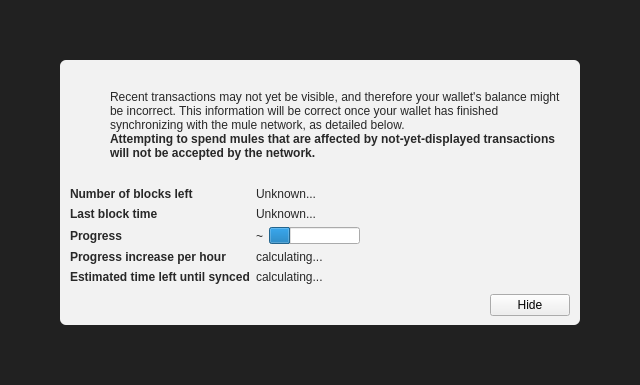
<?xml version="1.0" encoding="UTF-8"?>
<ui version="4.0">
 <class>ModalOverlay</class>
 <widget class="ModalOverlay" name="ModalOverlay">
  <property name="geometry">
   <rect>
    <x>0</x>
    <y>0</y>
    <width>640</width>
    <height>385</height>
   </rect>
  </property>
  <property name="windowTitle">
   <string>Form</string>
  </property>
  <layout class="QVBoxLayout" name="verticalLayout" stretch="0">
   <property name="sizeConstraint">
    <enum>QLayout::SetDefaultConstraint</enum>
   </property>
   <property name="leftMargin">
    <number>0</number>
   </property>
   <property name="topMargin">
    <number>0</number>
   </property>
   <property name="rightMargin">
    <number>0</number>
   </property>
   <property name="bottomMargin">
    <number>0</number>
   </property>
   <item>
    <widget class="QWidget" name="bgWidget" native="true">
     <property name="styleSheet">
      <string notr="true">#bgWidget { background: rgba(0,0,0,220); }</string>
     </property>
     <layout class="QVBoxLayout" name="verticalLayoutMain" stretch="1">
      <property name="leftMargin">
       <number>60</number>
      </property>
      <property name="topMargin">
       <number>60</number>
      </property>
      <property name="rightMargin">
       <number>60</number>
      </property>
      <property name="bottomMargin">
       <number>60</number>
      </property>
      <item>
       <widget class="QWidget" name="contentWidget" native="true">
        <property name="styleSheet">
         <string notr="true">#contentWidget { background: rgba(255,255,255,240); border-radius: 6px; }

QLabel { color: rgb(40,40,40);  }</string>
        </property>
        <layout class="QVBoxLayout" name="verticalLayoutSub" stretch="1,0,0,0">
         <property name="spacing">
          <number>0</number>
         </property>
         <property name="leftMargin">
          <number>10</number>
         </property>
         <property name="topMargin">
          <number>10</number>
         </property>
         <property name="rightMargin">
          <number>10</number>
         </property>
         <property name="bottomMargin">
          <number>10</number>
         </property>
         <item>
          <layout class="QHBoxLayout" name="horizontalLayoutIconText" stretch="0,1">
           <property name="topMargin">
            <number>20</number>
           </property>
           <item>
            <layout class="QVBoxLayout" name="verticalLayoutIcon">
             <property name="leftMargin">
              <number>0</number>
             </property>
             <item>
              <widget class="QPushButton" name="warningIcon">
               <property name="enabled">
                <bool>false</bool>
               </property>
               <property name="text">
                <string/>
               </property>
               <property name="icon">
                <iconset>
                 <normaloff>:/icons/warning</normaloff>
                 <disabledoff>:/icons/warning</disabledoff>:/icons/warning</iconset>
               </property>
               <property name="iconSize">
                <size>
                 <width>48</width>
                 <height>48</height>
                </size>
               </property>
               <property name="flat">
                <bool>true</bool>
               </property>
              </widget>
             </item>
             <item>
              <spacer name="verticalSpacerWarningIcon">
               <property name="orientation">
                <enum>Qt::Vertical</enum>
               </property>
               <property name="sizeHint" stdset="0">
                <size>
                 <width>20</width>
                 <height>40</height>
                </size>
               </property>
              </spacer>
             </item>
            </layout>
           </item>
           <item>
            <layout class="QVBoxLayout" name="verticalLayoutInfoText">
             <property name="leftMargin">
              <number>0</number>
             </property>
             <property name="topMargin">
              <number>0</number>
             </property>
             <item>
              <widget class="QLabel" name="infoText">
               <property name="text">
                <string>Recent transactions may not yet be visible, and therefore your wallet's balance might be incorrect. This information will be correct once your wallet has finished synchronizing with the mule network, as detailed below.</string>
               </property>
               <property name="textFormat">
                <enum>Qt::RichText</enum>
               </property>
               <property name="wordWrap">
                <bool>true</bool>
               </property>
              </widget>
             </item>
             <item>
              <widget class="QLabel" name="infoTextStrong">
               <property name="font">
                <font>
                 <weight>75</weight>
                 <bold>true</bold>
                </font>
               </property>
               <property name="text">
                <string>Attempting to spend mules that are affected by not-yet-displayed transactions will not be accepted by the network.</string>
               </property>
               <property name="textFormat">
                <enum>Qt::RichText</enum>
               </property>
               <property name="wordWrap">
                <bool>true</bool>
               </property>
              </widget>
             </item>
             <item>
              <spacer name="verticalSpacerInTextSpace">
               <property name="orientation">
                <enum>Qt::Vertical</enum>
               </property>
               <property name="sizeHint" stdset="0">
                <size>
                 <width>20</width>
                 <height>40</height>
                </size>
               </property>
              </spacer>
             </item>
            </layout>
           </item>
          </layout>
         </item>
         <item>
          <spacer name="verticalSpacerAfterText">
           <property name="orientation">
            <enum>Qt::Vertical</enum>
           </property>
           <property name="sizeHint" stdset="0">
            <size>
             <width>20</width>
             <height>40</height>
            </size>
           </property>
          </spacer>
         </item>
         <item>
          <layout class="QFormLayout" name="formLayout">
           <property name="fieldGrowthPolicy">
            <enum>QFormLayout::FieldsStayAtSizeHint</enum>
           </property>
           <property name="horizontalSpacing">
            <number>6</number>
           </property>
           <property name="verticalSpacing">
            <number>6</number>
           </property>
           <property name="topMargin">
            <number>10</number>
           </property>
           <item row="0" column="0">
            <widget class="QLabel" name="labelNumberOfBlocksLeft">
             <property name="font">
              <font>
               <weight>75</weight>
               <bold>true</bold>
              </font>
             </property>
             <property name="text">
              <string>Number of blocks left</string>
             </property>
            </widget>
           </item>
           <item row="0" column="1">
            <widget class="QLabel" name="numberOfBlocksLeft">
             <property name="text">
              <string>Unknown...</string>
             </property>
            </widget>
           </item>
           <item row="1" column="0">
            <widget class="QLabel" name="labelLastBlockTime">
             <property name="font">
              <font>
               <weight>75</weight>
               <bold>true</bold>
              </font>
             </property>
             <property name="text">
              <string>Last block time</string>
             </property>
            </widget>
           </item>
           <item row="1" column="1">
            <widget class="QLabel" name="newestBlockDate">
             <property name="sizePolicy">
              <sizepolicy hsizetype="Maximum" vsizetype="Preferred">
               <horstretch>0</horstretch>
               <verstretch>0</verstretch>
              </sizepolicy>
             </property>
             <property name="text">
              <string>Unknown...</string>
             </property>
            </widget>
           </item>
           <item row="2" column="0">
            <widget class="QLabel" name="labelSyncDone">
             <property name="font">
              <font>
               <weight>75</weight>
               <bold>true</bold>
              </font>
             </property>
             <property name="text">
              <string>Progress</string>
             </property>
            </widget>
           </item>
           <item row="2" column="1">
            <layout class="QHBoxLayout" name="horizontalLayoutSync" stretch="0,1">
             <item>
              <widget class="QLabel" name="percentageProgress">
               <property name="text">
                <string notr="true">~</string>
               </property>
              </widget>
             </item>
             <item>
              <widget class="QProgressBar" name="progressBar">
               <property name="value">
                <number>24</number>
               </property>
               <property name="format">
                <string/>
               </property>
              </widget>
             </item>
            </layout>
           </item>
           <item row="4" column="0">
            <widget class="QLabel" name="labelProgressIncrease">
             <property name="font">
              <font>
               <weight>75</weight>
               <bold>true</bold>
              </font>
             </property>
             <property name="text">
              <string>Progress increase per hour</string>
             </property>
            </widget>
           </item>
           <item row="4" column="1">
            <widget class="QLabel" name="progressIncreasePerH">
             <property name="text">
              <string>calculating...</string>
             </property>
            </widget>
           </item>
           <item row="5" column="0">
            <widget class="QLabel" name="labelEstimatedTimeLeft">
             <property name="font">
              <font>
               <weight>75</weight>
               <bold>true</bold>
              </font>
             </property>
             <property name="text">
              <string>Estimated time left until synced</string>
             </property>
            </widget>
           </item>
           <item row="5" column="1">
            <widget class="QLabel" name="expectedTimeLeft">
             <property name="text">
              <string>calculating...</string>
             </property>
            </widget>
           </item>
          </layout>
         </item>
         <item>
          <layout class="QHBoxLayout" name="horizontalLayoutButtons">
           <property name="leftMargin">
            <number>10</number>
           </property>
           <property name="topMargin">
            <number>10</number>
           </property>
           <item>
            <spacer name="horizontalSpacer">
             <property name="orientation">
              <enum>Qt::Horizontal</enum>
             </property>
             <property name="sizeHint" stdset="0">
              <size>
               <width>40</width>
               <height>20</height>
              </size>
             </property>
            </spacer>
           </item>
           <item>
            <widget class="QPushButton" name="closeButton">
             <property name="text">
              <string>Hide</string>
             </property>
            </widget>
           </item>
          </layout>
         </item>
        </layout>
       </widget>
      </item>
     </layout>
    </widget>
   </item>
  </layout>
 </widget>
 <customwidgets>
  <customwidget>
   <class>ModalOverlay</class>
   <extends>QWidget</extends>
   <header>modaloverlay.h</header>
   <container>1</container>
  </customwidget>
 </customwidgets>
 <resources/>
 <connections/>
</ui>
